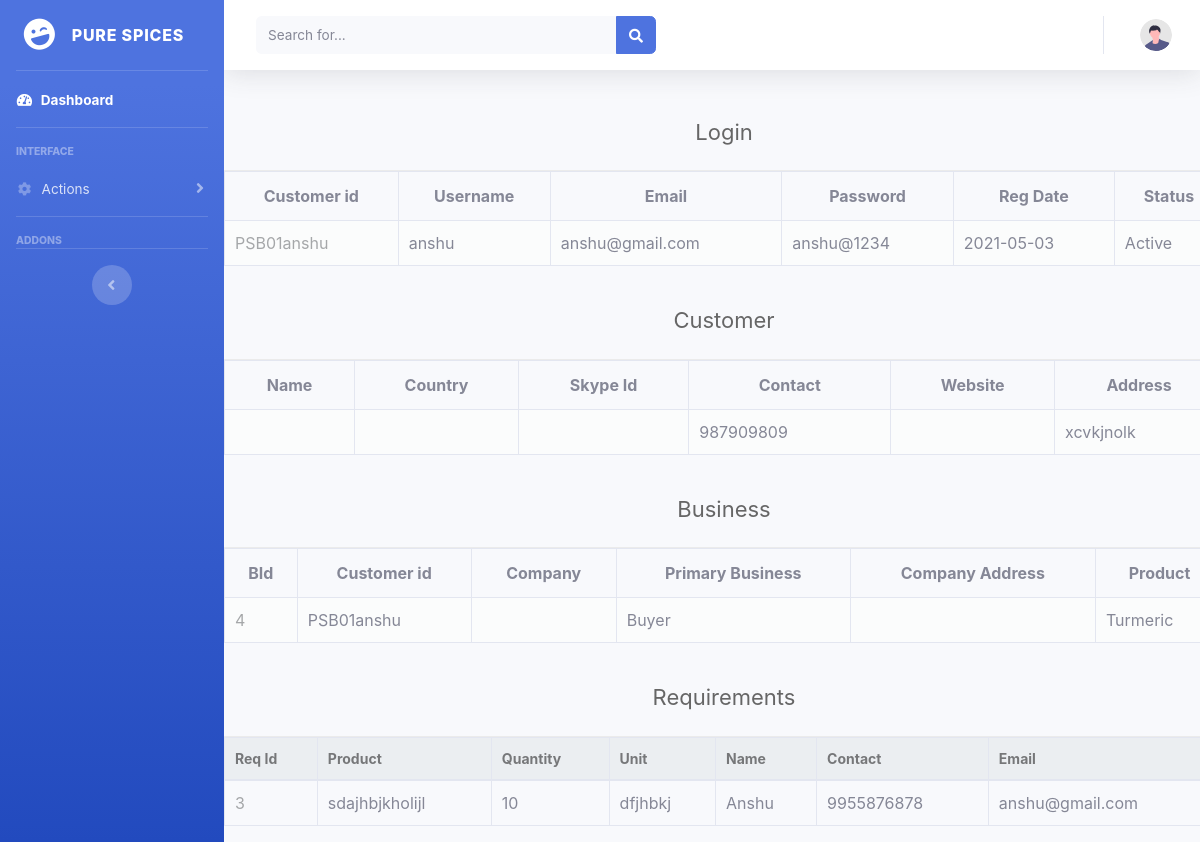
The page /spices/show1.php?id=PSB01anshu on the database its author committed.
### tables this page shows
CREATE TABLE `customer` (
  `cid` int(11) NOT NULL,
  `customer_id` varchar(50) NOT NULL,
  `name` varchar(50) NOT NULL,
  `country` varchar(20) NOT NULL,
  `skype_id` varchar(100) NOT NULL,
  `email` varchar(100) NOT NULL,
  `contact` bigint(20) NOT NULL,
  `website` varchar(100) NOT NULL,
  `address` varchar(255) NOT NULL
);

CREATE TABLE `business` (
  `bid` int(11) NOT NULL,
  `customer_id` varchar(255) NOT NULL,
  `company_name` varchar(50) NOT NULL,
  `primary_business` varchar(255) NOT NULL,
  `company_address` varchar(100) NOT NULL,
  `product` varchar(255) NOT NULL
);

CREATE TABLE `requirements` (
  `req_id` int(11) NOT NULL,
  `customer_id` varchar(50) NOT NULL,
  `product` varchar(20) NOT NULL,
  `quantity` int(11) NOT NULL,
  `unit` varchar(20) NOT NULL,
  `name` varchar(30) NOT NULL,
  `contact` bigint(20) NOT NULL,
  `email` varchar(100) NOT NULL,
  `Status` varchar(10) NOT NULL,
  `Comments` varchar(100) NOT NULL
);

### spices/show1.php (the view, shortened to what this page needs)
<?php
include('includes/header.php');
include('includes/navbar_admin.php');
$DATABASE_HOST = 'localhost';
$DATABASE_USER = 'root';
$DATABASE_PASS = '';
$DATABASE_NAME = 'spices';
$con = mysqli_connect($DATABASE_HOST, $DATABASE_USER, $DATABASE_PASS, $DATABASE_NAME);
$customer_id = $_GET['id'];
$query1="SELECT customer_id, username, email, password, reg_date, status FROM login WHERE customer_id = '$customer_id'";
$query2="SELECT name, country, skype_id, contact, website, address FROM customer WHERE customer_id = '$customer_id'";
$query3="SELECT * FROM business WHERE customer_id = '$customer_id'";
$query4="SELECT * FROM requirements WHERE customer_id = '$customer_id'";
$res1=$con->query($query1);
$res2=$con->query($query2);
$res3=$con->query($query3);
$res4=$con->query($query4);
?>
<!DOCTYPE html>
<html>
<head>
</head>
<body>
    <div id="content-wrapper" class="d-flex flex-column">
            <div id="content">
    <nav class="navbar navbar-expand navbar-light bg-white topbar mb-4 static-top shadow">
                    <form
                        class="d-none d-sm-inline-block form-inline mr-auto ml-md-3 my-2 my-md-0 mw-100 navbar-search">
                        <div class="input-group">
                            <input type="text" class="form-control bg-light border-0 small" placeholder="Search for..."
                                aria-label="Search" aria-describedby="basic-addon2">
                            <div class="input-group-append">
                                <button class="btn btn-primary" type="button">
                                    <i class="fas fa-search fa-sm"></i>
                                </button>
                            </div>
                        </div>
                    </form>
                    <ul class="navbar-nav ml-auto">
                        <li class="nav-item dropdown no-arrow">
                            <a class="nav-link dropdown-toggle" href="#" id="userDropdown" role="button"
                                data-toggle="dropdown" aria-haspopup="true" aria-expanded="false">
                                <img class="img-profile rounded-circle"
                                    src="img/undraw_profile.svg">
                            </a>
                        </li>
                    </ul>
                </nav>
                <div class="content read" style="overflow-x:auto;">
                        <center><h2>Login</h2></center>
                    <table class="table table-bordered">
                        <tr>
                            <th><center>Customer id</center></th>
                            <th><center>Username</center></th>
                            <th><center>Email</center></th>
                            <th><center>Password</center></th>
                            <th><center>Reg Date</center></th>
                            <th><center>Status</center></th>
                        </tr>
                        <?php
                            while($rows=$res1->fetch_assoc())
                            {
                            ?>
                                <tr>
                                    <td><?php echo $rows['customer_id']; ?></td>
                                    <td><?php echo $rows['username']; ?></td>
                                    <td><?php echo $rows['email']; ?></td>        <td><?php echo $rows['password']; ?></td>
                                    <td><?php echo $rows['reg_date']; ?></td>
                                    <td><?php echo $rows['status']; ?></td>
                                </tr>
                        <?php
                        }
                        ?>
                    </table>
                    </div>
                    <div class="content read" style="overflow-x:auto;">
                        <center><h2>Customer</h2></center>
                    <table class="table table-bordered">
                        <tr>
                            <th><center>Name</center></th>
                            <th><center>Country</center></th>
                            <th><center>Skype Id</center></th>
                            <th><center>Contact</center></th>
                            <th><center>Website</center></th>
                            <th><center>Address</center></th>
                        </tr>
                        <?php
                            while($rows=$res2->fetch_assoc())
                            {
                            ?>
                                <tr>
                                    <td><?php echo $rows['name']; ?></td>
                                    <td><?php echo $rows['country']; ?></td>      <td><?php echo $rows['skype_id']; ?></td>
                                    <td><?php echo $rows['contact']; ?></td>
                                    <td><?php echo $rows['website']; ?></td>
                                    <td><?php echo $rows['address']; ?></td>
                                </tr>
                        <?php
                        }
                        ?>
                    </table>
                    </div>
                    <div class="content read">
                        <center><h2>Business</h2></center>
                    <table class="table table-bordered">
                        <tr>
                            <th><center>BId</center></th>
                            <th><center>Customer id</center></th>
                            <th><center>Company</center></th>
                            <th><center>Primary Business</center></th>
                            <th><center>Company Address</center></th>
                            <th><center>Product</center></th>
                        </tr>
                        <?php
                            while($rows=$res3->fetch_assoc())
                            {
                            ?>
                                <tr>
                                    <td><?php echo $rows['bid']; ?></td>
                                    <td><?php echo $rows['customer_id']; ?></td>
                                    <td><?php echo $rows['company_name']; ?></td>
                                    <td><?php echo $rows['primary_business']; ?></td> <td><?php echo $rows['company_address']; ?></td>
                                    <td><?php echo $rows['product']; ?></td>
                                </tr>
                        <?php
                        }
                        ?>
                    </table>
                    <table class="table table-bordered">
                        <center><h2>Requirements</h2></center>
                        <thead>
                        <tr>
                            <td>Req Id</td>
                            <td>Product</td>
                            <td>Quantity</td>
                            <td>Unit</td>
                            <td>Name</td>
                            <td>Contact</td>
                            <td>Email</td>
                        </tr>
                    </thead>
                    <tbody>
                        <?php
                            while($rows=$res4->fetch_assoc())
                            {
                            ?>
                                <tr>
                                    <td><?php echo $rows['req_id']; ?></td>
                                    <td><?php echo $rows['product']; ?></td>
                                    <td><?php echo $rows['quantity']; ?></td>     <td><?php echo $rows['unit']; ?></td>
                                    <td><?php echo $rows['name']; ?></td>
                                    <td><?php echo $rows['contact']; ?></td>
                                    <td><?php echo $rows['email']; ?></td>
                                </tr>
                        <?php
                        }
                        ?>
                        </tbody>
                    </table>
                    </div>
            </div>
        </div>
                </div>
    </body>
</html>

### spices/show1.php (style rules this page uses)
* { box-sizing: border-box; font-family: -apple-system, BlinkMacSystemFont, "segoe ui", roboto, oxygen, ubuntu, cantarell, "fira sans", "droid sans", "helvetica neue", Arial, sans-serif; font-size: 16px; -webkit-font-smoothing: antialiased; -moz-osx-font-smoothing: grayscale; }
body { background-color: #FFFFFF; margin: 0; }
.content { width: 1000px; margin: 0 auto; }
.content h2 { margin: 0; padding: 25px 0; font-size: 22px; border-bottom: 1px solid #ebebeb; color: #666666; }
.read table { width: 100%; padding-top: 30px; border-collapse: collapse; }
.read table thead { background-color: #ebeef1; border-bottom: 1px solid #d3dae0; }
.read table thead td { padding: 10px; font-weight: bold; color: #767779; font-size: 14px; }
.read table tbody tr { border-bottom: 1px solid #d3dae0; }
.read table tbody tr:nth-child(even) { background-color: #fbfcfc; }
.read table tbody tr td { padding: 10px; }
.read table tbody tr td:nth-child(1) { color: #a5a7a9; }

### rows shown on the page
customer: contact "987909809", address "xcvkjnolk"
business: bid "4", customer "PSB01anshu", primary_business "Buyer", product "Turmeric"
requirements: req_id "3", product "sdajhbjkholijl", quantity "10", unit "dfjhbkj", name "Anshu", contact "9955876878", email "anshu@gmail.com"

### other values the page prints
$rows['customer_id'] "PSB01anshu"
$rows['username'] "anshu"
$rows['email'] "anshu@gmail.com"
$rows['password'] "anshu@1234"
$rows['reg_date'] "2021-05-03"
$rows['status'] "Active"
